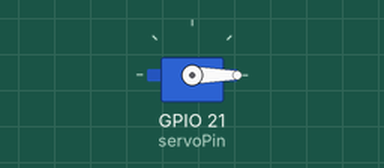
Simulated run of this sketch. Board: ESP32. On the bench: servo. What the sketch prints to the serial monitor is not drawn.

Above: at 0.05 s.
Timing chart, 0 to 4.6 s (numbered marks = the images above):
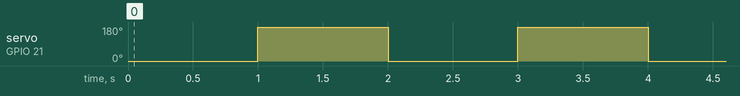

Measured:
- by itself, servo on GPIO 21 (servoPin): alternates 180° for 1.0 s and 0° for 1.0 s

The sketch:

servo.ino
```cpp
#include <ESP32Servo.h>

// pwm = kuning, vcc = merah, gnd = coklat
Servo myservo;
int servoPin = 21;

void setup() {ESP32PWM::allocateTimer(0);
  myservo.setPeriodHertz(50);           // Standar 50Hz
  myservo.attach(servoPin, 500, 2400);  // Pin, Pulse lebar min, Pulse lebar max
  myservo.write(0);
  Serial.begin(115200);
}

void loop() {
  myservo.write(0); // menutup
  delay(1000);

  myservo.write(180); // membuka
  delay(1000);

  Serial.println("tes");

}
```
